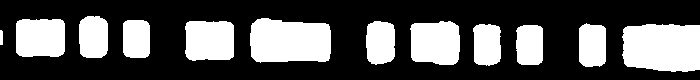
#> input picture Capturas/ROI_1_BIN.jpg, 700 x 80 px, found by its file name
$ python Pixeles.py
#> lines starting #> are read from the running program, lines starting #| are printed output that depends on the picture
import cv2
import numpy as np
import matplotlib.pyplot as plt
import matplotlib.image as img
import re
from statistics import mode


datos=[]
binarios=[]
#letra=[]
x = 0
y = 0
w = 600
h = 0
corte_blanco=0
corte_negro=0


im=np.array(cv2.imread("/home/danielsg27/Documentos/Capturas/Capturas_ROI/ROI_1_BIN.jpg"))
#> im is the input picture: shape (80, 700, 3); min 0, max 255, mean 84.7

print(len(im))
#| 80
h=len(im)
#> h = 80
print(len(im[0]))
#| 700

n=20  ###Numero de pixeles que ocupan una franja en la imagen
####Sector de ROI#####
######################
for i in range(1,len(im[0]),1):
    (b, g, r) = im[40][i]
    if (b >= 250 ):
        corte_blanco += i
        print(corte_blanco)
        break
#> this loop made 1 pass
#> (b, g, r, corte_blanco) on pass 1: (255, 255, 255, 1)
#| 1
#> after the loop, corte_blanco = 1

for j in range(corte_blanco,len(im[0])-corte_blanco,1):
    (b, g, r) = im[40][j]
    if (b <= 10 ):
        corte_negro += j
        print(corte_negro)
        break
#> this loop made 3 passes
#> (b, g, r, corte_negro) on pass 3: (0, 0, 0, 3)
#> (b, g, r) on passes 1 to 2: (255, 255, 255), (255, 255, 255)
#| 3
#> after the loop, corte_negro = 3

x=corte_negro
#> x = 3


"""for j in range(len(im[0])-1,0,-1):
    (b, g, r) = im[40][j]
    if (b >= 250 ):
        w = j-x
        print(w)
        break"""


im2= im[y:y+h, x:x+w]
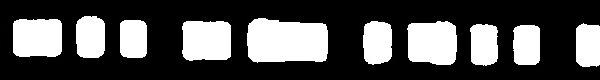
#> im2: shape (80, 600, 3); min 0, max 255, mean 79.9
cv2.imshow('Binarizada', im2)


###############Es para ajustar bien la lectura de los pixeles###########################
print(x)
#| 3
print(w)

#####Recorrer la zona central para sacarlos valores
for j in range(0,len(im2[0]),1):
    (b, g, r) = im2[40][j]
    #(b1, g1, r1) = im[30][j]
    #(b2, g2, r2) = im[31][j]
    #print(im[24][j])
    #print(im[29][j])
    #print(b)
    if (b >= 250):
        datos.append("1")
    elif(b <= 10):
        datos.append("0")
#> this loop made 600 passes
#> (b, g, r) on passes 1 to 3: (0, 0, 0), (0, 0, 0), (2, 2, 2)
#> after the loop, datos = 600 items, first 6: '0', '0', '0', '0', '0', '0'

#print(datos)
strBin_com = "".join(datos)
new_strBin_com = strBin_com.replace('10',',')
new_strBin_com1 = new_strBin_com.replace('01',',')
#print(strBin_com)
#print(new_strBin_com1)
bin_separado = new_strBin_com1.split(",")
#> bin_separado = 20 items
#print(bin_separado)
binarios_final=[]
for num_bin in bin_separado:
    if(len(num_bin)>10 and len(num_bin)<=30):
        binarios_final.append(num_bin[0])
    elif(len(num_bin)>30 and len(num_bin)<=50):
        binarios_final.append(num_bin[0])
        binarios_final.append(num_bin[0])
    elif(len(num_bin)>50):
        binarios_final.append(num_bin[0])
        binarios_final.append(num_bin[0])
        binarios_final.append(num_bin[0])
        binarios_final.append(num_bin[0])
#> this loop made 20 passes
#> num_bin on passes 1, 3, 4, 5, 6, 7, 9, 11, 12, 13, 15, 16: '000000000000', '000000000000', '111111111111111111111111111', '0000000000000', '1111111111111111111111111', '0000000000000000000000000000000000', '00000000000000', '000000000000000000000000000000000', '111111111111111111111111111', '00000000000000', '000000000000', '111111111111111111111111'
#> after the loop, binarios_final = 29 items, first 6: '0', '1', '1', '0', '1', '0'
print(binarios_final)
#| ['0', '1', '1', '0', '1', '0', '1', '0', '0', '1', '1', '0', '1', '1', '1', '1', '0', '0', '1', '0', '1', '1', '0', '1', '0', '1', '0', '0', '1']


# [8 lines of commented-out code are left out]
"""
for i in range(0,len(datos),1):
    if(datos[i+1]!=datos[i]):
        dato_in=i
        print(dato_in)
    listas2.append(datos[dato_in:i+1])
        #dato_in=i
    #if(datos[len(datos)-1]==datos[len(datos)-2]):
        #break

print(listas2)
"""
"""for lista in listas:
    binarios.append(str(mode(lista)))
    #print(mode(lista))
"""


#print(binarios)
strBin = "".join(binarios_final)
#new_strBin = strBin.replace('111','11')
print(strBin)
#| 01101010011011110010110101001
#print(new_strBin)

#########Para sacar los datos de una letra en 16 bits #####
#########no funciona bien####
try:
    found=re.search('111(.+?)111',strBin).group(1)
    print(found)
#> (the run stopped early here; a loop or call above may not have finished)
